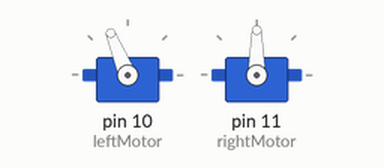
The sketch below on a simulated Arduino Uno, built with avr-gcc and run on an emulated ATmega328P. Parts: 2 × servo.

Above: at 0.1 s.
At 1.1 s:
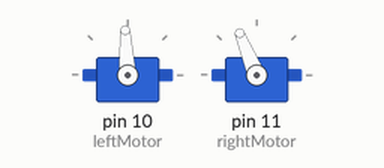
At 2.1 s:
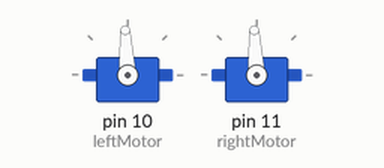
Timing chart, 0 to 3.6 s (numbered marks = the images above):
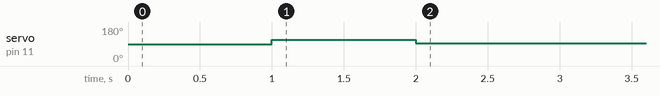

The sketch:

TestDriveLeftThenLeft.ino
```cpp
#include <Servo.h> // Include servo library

Servo leftMotor; // Declare "left" servo that will be the robot's left motor
Servo rightMotor;

void setup() {
// put your setup code here, to run once:
leftMotor.attach(10); // Left motor will be the one on port 10
rightMotor.attach(11);

leftMotor.writeMicroseconds(1700); // Set left motor signal to 1700 microsecond pulse (full speed counterclockwise)
delay(1000); // Wait 1000 milliseconds (one second) while the motor runs
leftMotor.writeMicroseconds(1500); // Set left motor signal to 1500 microsecond pulse (stop spinning)
 // Left motor will be the one on port 10

rightMotor.writeMicroseconds(1700); // Set left motor signal to 1700 microsecond pulse (full speed counterclockwise)
delay(1000); // Wait 1000 milliseconds (one second) while the motor runs
rightMotor.writeMicroseconds(1500); // Set left motor signal to 1500 microsecond pulse (stop spinning)
}

void loop() {
// put your main code here, to run repeatedly:

}
```

Measured:
- by itself, servo on pin 11 (rightMotor): 90° → 112° at 1.0 s, → 93° 1.0 s later
